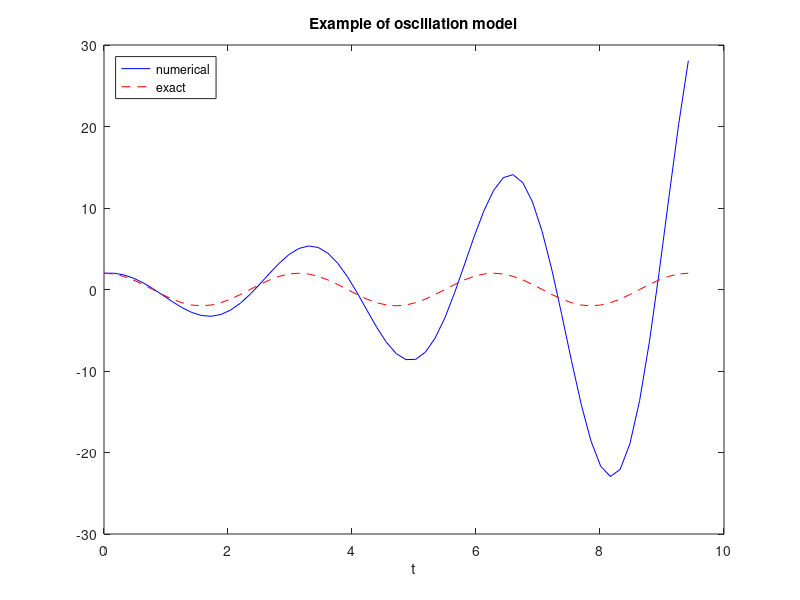
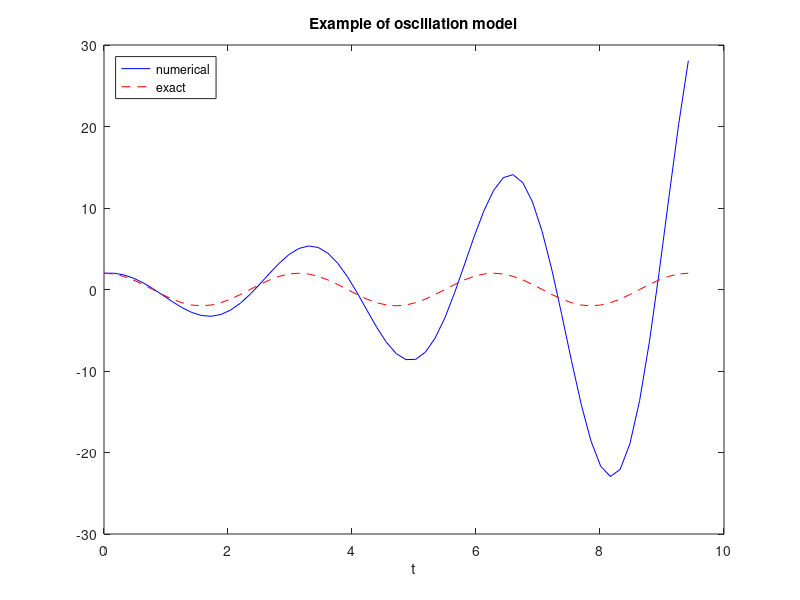

Recreate these plots in MATLAB, in order. (Note: this script raises an error after producing the figures.)
%Quentin Gardavaud
%Exercise 4.10
%09/03/2019

%Forward-Euler scheme (cf p-117)

%Data, coming from material course
omega = 2;
P = 2*pi/omega;
dt = P/20;
T = 3*P;
N_t = floor(T/dt);
t = linspace(0, N_t*dt, N_t+1);

u = zeros(N_t+1, 1);
v = zeros(N_t+1, 1);

%initial condition
X_0 = 2;
u(1) = X_0;
v(1) = 0;

%Step equation forward in time
for n = 1:N_t
    u(n+1) = u(n) + dt*v(n);
    v(n+1) = v(n) - dt*omega^2*u(n);
end

%Display of real solution versus solution obtained by Forward-Euler scheme
plot (t, u, 'b-', t , X_0*cos(omega*t), 'r--');
title ('Example of oscillation model');
legend ('numerical', 'exact','Location', 'northwest');
xlabel ('t');
print ('tmp', '-dpdf'); print('tmp', '-dpng');

%Call to osc_energy function
[pot, kin] = osc_energy(u, v, omega);

%Loop 'for' to compute the energy at each times 
for ii = 1:length(t)
    tot_energy(ii) = pot(ii) + kin(ii);
end 

%display of energy
figure;
plot (t,tot_energy);
xlabel ('t'); ylabel('Total energy');
title ('Total energy depending on time. Method used: Forward-Euler scheme');







